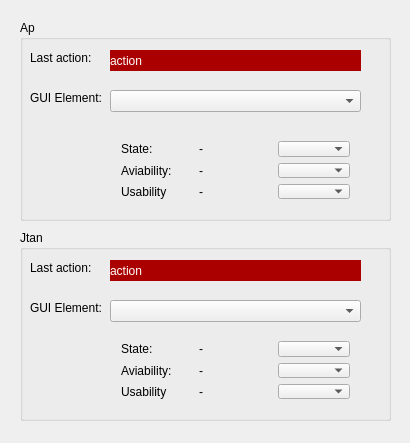
<?xml version="1.0" encoding="UTF-8"?>
<ui version="4.0">
 <class>GUIMonitorClass</class>
 <widget class="QWidget" name="GUIMonitorClass">
  <property name="geometry">
   <rect>
    <x>0</x>
    <y>0</y>
    <width>410</width>
    <height>443</height>
   </rect>
  </property>
  <property name="windowTitle">
   <string>GUIMonitor</string>
  </property>
  <widget class="QGroupBox" name="grp_ap">
   <property name="geometry">
    <rect>
     <x>20</x>
     <y>20</y>
     <width>371</width>
     <height>201</height>
    </rect>
   </property>
   <property name="title">
    <string>Ap</string>
   </property>
   <widget class="QLabel" name="label">
    <property name="geometry">
     <rect>
      <x>10</x>
      <y>30</y>
      <width>61</width>
      <height>16</height>
     </rect>
    </property>
    <property name="text">
     <string>Last action:</string>
    </property>
   </widget>
   <widget class="QLabel" name="lbl_ap_last_action">
    <property name="geometry">
     <rect>
      <x>90</x>
      <y>30</y>
      <width>251</width>
      <height>21</height>
     </rect>
    </property>
    <property name="styleSheet">
     <string notr="true">background-color: rgb(170, 0, 0);
color: rgb(255, 255, 255);</string>
    </property>
    <property name="text">
     <string>action</string>
    </property>
    <property name="margin">
     <number>5</number>
    </property>
   </widget>
   <widget class="QComboBox" name="cmb_ap_gui_elem">
    <property name="geometry">
     <rect>
      <x>90</x>
      <y>70</y>
      <width>251</width>
      <height>22</height>
     </rect>
    </property>
   </widget>
   <widget class="QLabel" name="label_2">
    <property name="geometry">
     <rect>
      <x>10</x>
      <y>70</y>
      <width>71</width>
      <height>16</height>
     </rect>
    </property>
    <property name="text">
     <string>GUI Element:</string>
    </property>
   </widget>
   <widget class="QWidget" name="gridLayoutWidget_2">
    <property name="geometry">
     <rect>
      <x>90</x>
      <y>110</y>
      <width>251</width>
      <height>80</height>
     </rect>
    </property>
    <layout class="QGridLayout" name="gridLayout_2">
     <item row="1" column="2">
      <widget class="QComboBox" name="cmb_ap_enabled"/>
     </item>
     <item row="0" column="2">
      <widget class="QComboBox" name="cmb_ap_state"/>
     </item>
     <item row="2" column="2">
      <widget class="QComboBox" name="cmb_ap_usable"/>
     </item>
     <item row="0" column="0">
      <widget class="QLabel" name="label_5">
       <property name="text">
        <string>State:</string>
       </property>
      </widget>
     </item>
     <item row="1" column="0">
      <widget class="QLabel" name="label_3">
       <property name="text">
        <string>Aviability:</string>
       </property>
      </widget>
     </item>
     <item row="2" column="0">
      <widget class="QLabel" name="label_4">
       <property name="text">
        <string>Usability</string>
       </property>
      </widget>
     </item>
     <item row="0" column="1">
      <widget class="QLabel" name="lbl_ap_current_state">
       <property name="text">
        <string>-</string>
       </property>
      </widget>
     </item>
     <item row="1" column="1">
      <widget class="QLabel" name="lbl_ap_current_enabled">
       <property name="text">
        <string>-</string>
       </property>
      </widget>
     </item>
     <item row="2" column="1">
      <widget class="QLabel" name="lbl_ap_current_usable">
       <property name="text">
        <string>-</string>
       </property>
      </widget>
     </item>
    </layout>
   </widget>
  </widget>
  <widget class="QGroupBox" name="grp_jtan">
   <property name="geometry">
    <rect>
     <x>20</x>
     <y>230</y>
     <width>371</width>
     <height>191</height>
    </rect>
   </property>
   <property name="title">
    <string>Jtan</string>
   </property>
   <widget class="QLabel" name="label_6">
    <property name="geometry">
     <rect>
      <x>10</x>
      <y>30</y>
      <width>61</width>
      <height>16</height>
     </rect>
    </property>
    <property name="text">
     <string>Last action:</string>
    </property>
   </widget>
   <widget class="QLabel" name="lbl_jtan_last_action">
    <property name="geometry">
     <rect>
      <x>90</x>
      <y>30</y>
      <width>251</width>
      <height>21</height>
     </rect>
    </property>
    <property name="styleSheet">
     <string notr="true">background-color: rgb(170, 0, 0);
color: rgb(255, 255, 255);</string>
    </property>
    <property name="text">
     <string>action</string>
    </property>
    <property name="margin">
     <number>5</number>
    </property>
   </widget>
   <widget class="QComboBox" name="cmb_jtan_gui_elem">
    <property name="geometry">
     <rect>
      <x>90</x>
      <y>70</y>
      <width>251</width>
      <height>22</height>
     </rect>
    </property>
   </widget>
   <widget class="QLabel" name="label_7">
    <property name="geometry">
     <rect>
      <x>10</x>
      <y>70</y>
      <width>71</width>
      <height>16</height>
     </rect>
    </property>
    <property name="text">
     <string>GUI Element:</string>
    </property>
   </widget>
   <widget class="QWidget" name="gridLayoutWidget">
    <property name="geometry">
     <rect>
      <x>90</x>
      <y>100</y>
      <width>251</width>
      <height>80</height>
     </rect>
    </property>
    <layout class="QGridLayout" name="gridLayout">
     <item row="3" column="1">
      <widget class="QLabel" name="label_8">
       <property name="text">
        <string>State:</string>
       </property>
      </widget>
     </item>
     <item row="5" column="1">
      <widget class="QLabel" name="label_10">
       <property name="text">
        <string>Usability</string>
       </property>
      </widget>
     </item>
     <item row="5" column="3">
      <widget class="QComboBox" name="cmb_jtan_usable"/>
     </item>
     <item row="3" column="3">
      <widget class="QComboBox" name="cmb_jtan_state"/>
     </item>
     <item row="4" column="1">
      <widget class="QLabel" name="label_9">
       <property name="text">
        <string>Aviability:</string>
       </property>
      </widget>
     </item>
     <item row="4" column="3">
      <widget class="QComboBox" name="cmb_jtan_enabled"/>
     </item>
     <item row="3" column="2">
      <widget class="QLabel" name="lbl_jtan_current_state">
       <property name="text">
        <string>-</string>
       </property>
      </widget>
     </item>
     <item row="4" column="2">
      <widget class="QLabel" name="lbl_jtan_current_enabled">
       <property name="text">
        <string>-</string>
       </property>
      </widget>
     </item>
     <item row="5" column="2">
      <widget class="QLabel" name="lbl_jtan_current_usable">
       <property name="text">
        <string>-</string>
       </property>
      </widget>
     </item>
    </layout>
   </widget>
  </widget>
 </widget>
 <layoutdefault spacing="6" margin="11"/>
 <resources>
  <include location="GUIMonitor.qrc"/>
 </resources>
 <connections/>
</ui>
